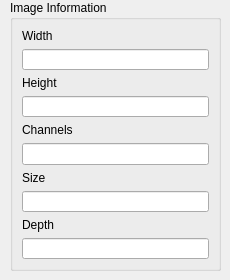
    <widget class="QWidget" name="tab_4">
     <attribute name="title">
      <string>Info</string>
     </attribute>
     <widget class="QGroupBox" name="groupBox_8">
      <property name="geometry">
       <rect>
        <x>10</x>
        <y>0</y>
        <width>211</width>
        <height>271</height>
       </rect>
      </property>
      <property name="title">
       <string>Image Information</string>
      </property>
      <layout class="QGridLayout" name="gridLayout_8">
       <item row="0" column="0">
        <widget class="QLabel" name="label_infoWidth">
         <property name="text">
          <string>Width</string>
         </property>
        </widget>
       </item>
       <item row="2" column="0">
        <widget class="QLabel" name="label_infoHeight">
         <property name="text">
          <string>Height</string>
         </property>
        </widget>
       </item>
       <item row="5" column="0">
        <widget class="QLineEdit" name="lineEdit_infoChannels">
         <property name="readOnly">
          <bool>true</bool>
         </property>
        </widget>
       </item>
       <item row="1" column="0">
        <widget class="QLineEdit" name="lineEdit_infoWidth">
         <property name="readOnly">
          <bool>true</bool>
         </property>
        </widget>
       </item>
       <item row="3" column="0">
        <widget class="QLineEdit" name="lineEdit_infoHeight">
         <property name="readOnly">
          <bool>true</bool>
         </property>
        </widget>
       </item>
       <item row="4" column="0">
        <widget class="QLabel" name="label_infoChannels">
         <property name="text">
          <string>Channels</string>
         </property>
        </widget>
       </item>
       <item row="7" column="0">
        <widget class="QLineEdit" name="lineEdit_infoSize">
         <property name="readOnly">
          <bool>true</bool>
         </property>
        </widget>
       </item>
       <item row="8" column="0">
        <widget class="QLabel" name="label">
         <property name="text">
          <string>Depth</string>
         </property>
        </widget>
       </item>
       <item row="6" column="0">
        <widget class="QLabel" name="label_infoSize">
         <property name="text">
          <string>Size</string>
         </property>
        </widget>
       </item>
       <item row="9" column="0">
        <widget class="QLineEdit" name="lineEdit_infoDepth">
         <property name="enabled">
          <bool>true</bool>
         </property>
         <property name="readOnly">
          <bool>true</bool>
         </property>
        </widget>
       </item>
      </layout>
     </widget>
    </widget>
